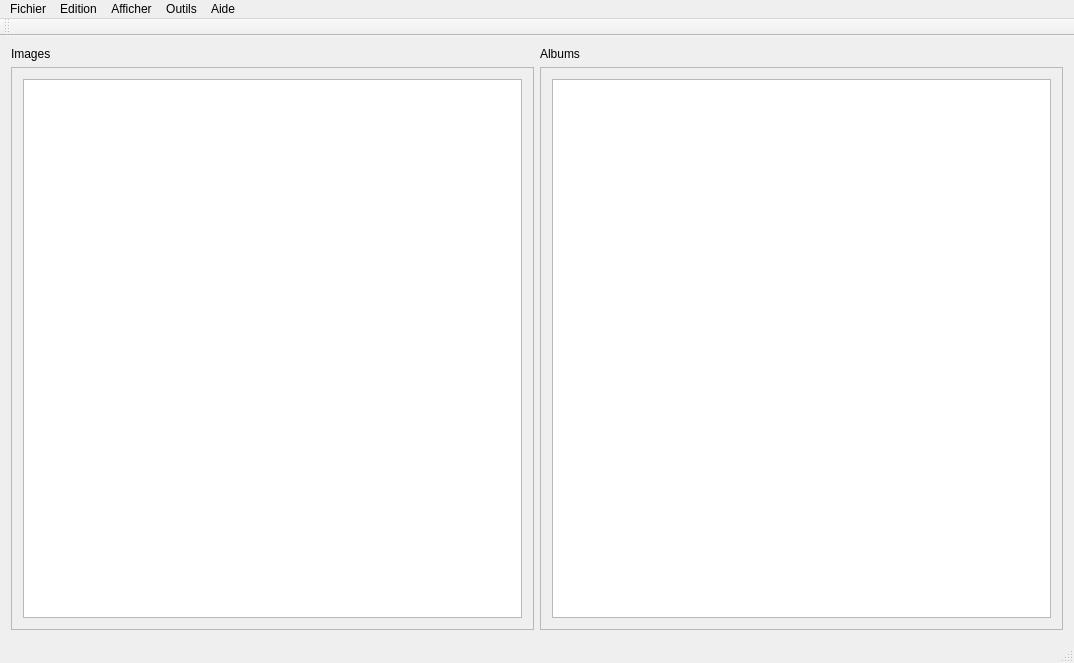
<?xml version="1.0" encoding="UTF-8"?>
<ui version="4.0">
 <class>Explorer</class>
 <widget class="QMainWindow" name="Explorer">
  <property name="geometry">
   <rect>
    <x>0</x>
    <y>0</y>
    <width>1074</width>
    <height>663</height>
   </rect>
  </property>
  <property name="windowTitle">
   <string>SuperPhotoAlbum</string>
  </property>
  <widget class="QWidget" name="centralWidget">
   <layout class="QVBoxLayout" name="verticalLayout_3">
    <item>
     <layout class="QHBoxLayout" name="horizontalLayout">
      <item>
       <layout class="QVBoxLayout" name="verticalLayoutImages">
        <item>
         <widget class="QLabel" name="img_label">
          <property name="text">
           <string>Images</string>
          </property>
         </widget>
        </item>
        <item>
         <widget class="QScrollArea" name="img_scroll">
          <property name="widgetResizable">
           <bool>true</bool>
          </property>
          <widget class="QWidget" name="scrollAreaWidgetContents">
           <property name="geometry">
            <rect>
             <x>0</x>
             <y>0</y>
             <width>520</width>
             <height>560</height>
            </rect>
           </property>
           <layout class="QHBoxLayout" name="horizontalLayout_2">
            <item>
             <widget class="QListView" name="listViewImages">
              <property name="tabKeyNavigation">
               <bool>true</bool>
              </property>
              <property name="showDropIndicator" stdset="0">
               <bool>false</bool>
              </property>
              <property name="dragEnabled">
               <bool>true</bool>
              </property>
              <property name="dragDropMode">
               <enum>QAbstractItemView::DragOnly</enum>
              </property>
              <property name="defaultDropAction">
               <enum>Qt::MoveAction</enum>
              </property>
              <property name="alternatingRowColors">
               <bool>false</bool>
              </property>
              <property name="iconSize">
               <size>
                <width>100</width>
                <height>100</height>
               </size>
              </property>
              <property name="textElideMode">
               <enum>Qt::ElideRight</enum>
              </property>
              <property name="verticalScrollMode">
               <enum>QAbstractItemView::ScrollPerPixel</enum>
              </property>
              <property name="movement">
               <enum>QListView::Static</enum>
              </property>
              <property name="flow">
               <enum>QListView::LeftToRight</enum>
              </property>
              <property name="isWrapping" stdset="0">
               <bool>true</bool>
              </property>
              <property name="resizeMode">
               <enum>QListView::Adjust</enum>
              </property>
              <property name="layoutMode">
               <enum>QListView::Batched</enum>
              </property>
              <property name="spacing">
               <number>0</number>
              </property>
              <property name="gridSize">
               <size>
                <width>110</width>
                <height>150</height>
               </size>
              </property>
              <property name="viewMode">
               <enum>QListView::IconMode</enum>
              </property>
              <property name="uniformItemSizes">
               <bool>false</bool>
              </property>
              <property name="batchSize">
               <number>1</number>
              </property>
              <property name="wordWrap">
               <bool>true</bool>
              </property>
             </widget>
            </item>
           </layout>
          </widget>
         </widget>
        </item>
       </layout>
      </item>
      <item>
       <layout class="QVBoxLayout" name="verticalLayoutAlbums">
        <item>
         <widget class="QLabel" name="alb_label">
          <property name="text">
           <string>Albums</string>
          </property>
         </widget>
        </item>
        <item>
         <widget class="QScrollArea" name="alb_scroll">
          <property name="widgetResizable">
           <bool>true</bool>
          </property>
          <widget class="QWidget" name="scrollAreaWidgetContents_2">
           <property name="geometry">
            <rect>
             <x>0</x>
             <y>0</y>
             <width>520</width>
             <height>560</height>
            </rect>
           </property>
           <layout class="QHBoxLayout" name="horizontalLayout_3">
            <item>
             <widget class="QListView" name="listView_2"/>
            </item>
           </layout>
          </widget>
         </widget>
        </item>
       </layout>
      </item>
     </layout>
    </item>
   </layout>
  </widget>
  <widget class="QMenuBar" name="menuBar">
   <property name="geometry">
    <rect>
     <x>0</x>
     <y>0</y>
     <width>1074</width>
     <height>22</height>
    </rect>
   </property>
   <widget class="QMenu" name="menuFichier">
    <property name="title">
     <string>Fichier</string>
    </property>
    <addaction name="actionNouvel_album"/>
    <addaction name="actionQuitter"/>
   </widget>
   <widget class="QMenu" name="menuEdit">
    <property name="title">
     <string>Edition</string>
    </property>
    <addaction name="actionPr_f_rences"/>
   </widget>
   <widget class="QMenu" name="menuView">
    <property name="title">
     <string>Afficher</string>
    </property>
    <addaction name="actionRecharger"/>
   </widget>
   <widget class="QMenu" name="menuTools">
    <property name="title">
     <string>Outils</string>
    </property>
   </widget>
   <widget class="QMenu" name="menuAide">
    <property name="title">
     <string>Aide</string>
    </property>
    <addaction name="actionGuide_d_utilisation"/>
    <addaction name="actionA_propos"/>
   </widget>
   <addaction name="menuFichier"/>
   <addaction name="menuEdit"/>
   <addaction name="menuView"/>
   <addaction name="menuTools"/>
   <addaction name="menuAide"/>
  </widget>
  <widget class="QStatusBar" name="statusBar"/>
  <widget class="QToolBar" name="mainToolBar">
   <attribute name="toolBarArea">
    <enum>TopToolBarArea</enum>
   </attribute>
   <attribute name="toolBarBreak">
    <bool>false</bool>
   </attribute>
  </widget>
  <action name="actionrecherche">
   <property name="text">
    <string>recherche</string>
   </property>
   <property name="toolTip">
    <string>recherche</string>
   </property>
  </action>
  <action name="actionQuitter">
   <property name="text">
    <string>Quitter</string>
   </property>
   <property name="shortcut">
    <string>Ctrl+Q</string>
   </property>
  </action>
  <action name="actionA_propos">
   <property name="text">
    <string>A propos</string>
   </property>
  </action>
  <action name="actionGuide_d_utilisation">
   <property name="text">
    <string>Guide d'utilisation</string>
   </property>
   <property name="shortcut">
    <string>F1</string>
   </property>
  </action>
  <action name="actionRecharger">
   <property name="text">
    <string>Recharger</string>
   </property>
   <property name="shortcut">
    <string>Ctrl+R</string>
   </property>
  </action>
  <action name="actionPr_f_rences">
   <property name="text">
    <string>Préférences...</string>
   </property>
  </action>
  <action name="actionNouvel_album">
   <property name="text">
    <string>Nouvel album</string>
   </property>
  </action>
 </widget>
 <layoutdefault spacing="6" margin="11"/>
 <resources/>
 <connections/>
</ui>
